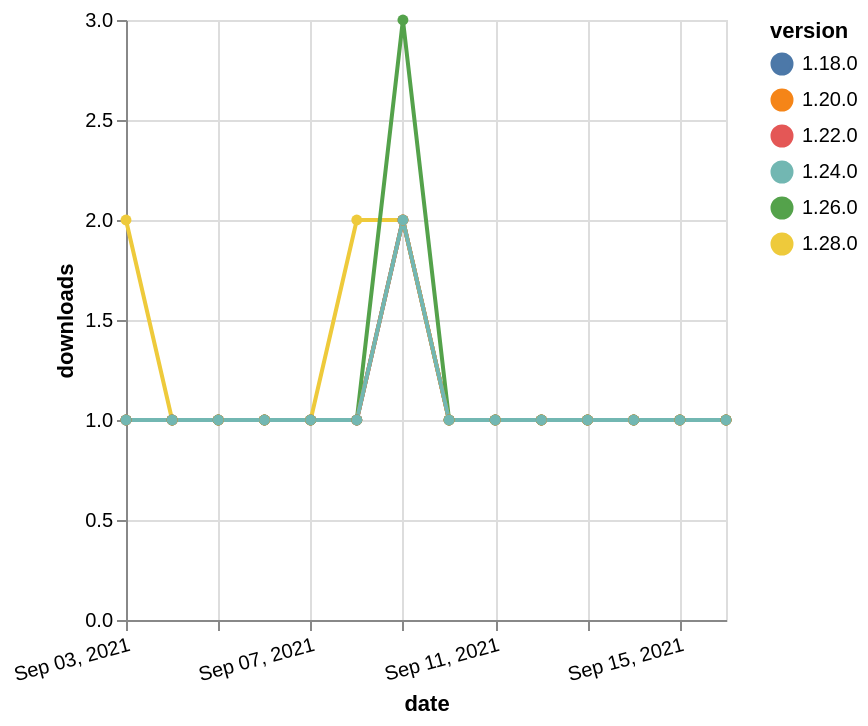

Write the Vega-Lite specification saved for this chart.
### Vega-Lite specification from a JSON file in a GitHub repository (floating-point values rounded to 4 significant figures)
{"$schema": "https://vega.github.io/schema/vega-lite/v5.json", "description": "A simple bar chart with embedded data.", "data": {"values": [{"date": "2021-09-03", "total": 218, "delta": 1, "version": "1.18.0"}, {"date": "2021-09-04", "total": 219, "delta": 1, "version": "1.18.0"}, {"date": "2021-09-05", "total": 220, "delta": 1, "version": "1.18.0"}, {"date": "2021-09-06", "total": 221, "delta": 1, "version": "1.18.0"}, {"date": "2021-09-07", "total": 222, "delta": 1, "version": "1.18.0"}, {"date": "2021-09-08", "total": 223, "delta": 1, "version": "1.18.0"}, {"date": "2021-09-09", "total": 225, "delta": 2, "version": "1.18.0"}, {"date": "2021-09-10", "total": 226, "delta": 1, "version": "1.18.0"}, {"date": "2021-09-11", "total": 227, "delta": 1, "version": "1.18.0"}, {"date": "2021-09-12", "total": 228, "delta": 1, "version": "1.18.0"}, {"date": "2021-09-13", "total": 229, "delta": 1, "version": "1.18.0"}, {"date": "2021-09-14", "total": 230, "delta": 1, "version": "1.18.0"}, {"date": "2021-09-15", "total": 231, "delta": 1, "version": "1.18.0"}, {"date": "2021-09-16", "total": 232, "delta": 1, "version": "1.18.0"}, {"date": "2021-09-03", "total": 170, "delta": 1, "version": "1.22.0"}, {"date": "2021-09-04", "total": 171, "delta": 1, "version": "1.22.0"}, {"date": "2021-09-05", "total": 172, "delta": 1, "version": "1.22.0"}, {"date": "2021-09-06", "total": 173, "delta": 1, "version": "1.22.0"}, {"date": "2021-09-07", "total": 174, "delta": 1, "version": "1.22.0"}, {"date": "2021-09-08", "total": 175, "delta": 1, "version": "1.22.0"}, {"date": "2021-09-09", "total": 177, "delta": 2, "version": "1.22.0"}, {"date": "2021-09-10", "total": 178, "delta": 1, "version": "1.22.0"}, {"date": "2021-09-11", "total": 179, "delta": 1, "version": "1.22.0"}, {"date": "2021-09-12", "total": 180, "delta": 1, "version": "1.22.0"}, {"date": "2021-09-13", "total": 181, "delta": 1, "version": "1.22.0"}, {"date": "2021-09-14", "total": 182, "delta": 1, "version": "1.22.0"}, {"date": "2021-09-15", "total": 183, "delta": 1, "version": "1.22.0"}, {"date": "2021-09-16", "total": 184, "delta": 1, "version": "1.22.0"}, {"date": "2021-09-03", "total": 117, "delta": 2, "version": "1.28.0"}, {"date": "2021-09-04", "total": 118, "delta": 1, "version": "1.28.0"}, {"date": "2021-09-05", "total": 119, "delta": 1, "version": "1.28.0"}, {"date": "2021-09-06", "total": 120, "delta": 1, "version": "1.28.0"}, {"date": "2021-09-07", "total": 121, "delta": 1, "version": "1.28.0"}, {"date": "2021-09-08", "total": 123, "delta": 2, "version": "1.28.0"}, {"date": "2021-09-09", "total": 125, "delta": 2, "version": "1.28.0"}, {"date": "2021-09-10", "total": 126, "delta": 1, "version": "1.28.0"}, {"date": "2021-09-11", "total": 127, "delta": 1, "version": "1.28.0"}, {"date": "2021-09-12", "total": 128, "delta": 1, "version": "1.28.0"}, {"date": "2021-09-13", "total": 129, "delta": 1, "version": "1.28.0"}, {"date": "2021-09-14", "total": 130, "delta": 1, "version": "1.28.0"}, {"date": "2021-09-15", "total": 131, "delta": 1, "version": "1.28.0"}, {"date": "2021-09-16", "total": 132, "delta": 1, "version": "1.28.0"}, {"date": "2021-09-03", "total": 171, "delta": 1, "version": "1.26.0"}, {"date": "2021-09-04", "total": 172, "delta": 1, "version": "1.26.0"}, {"date": "2021-09-05", "total": 173, "delta": 1, "version": "1.26.0"}, {"date": "2021-09-06", "total": 174, "delta": 1, "version": "1.26.0"}, {"date": "2021-09-07", "total": 175, "delta": 1, "version": "1.26.0"}, {"date": "2021-09-08", "total": 176, "delta": 1, "version": "1.26.0"}, {"date": "2021-09-09", "total": 179, "delta": 3, "version": "1.26.0"}, {"date": "2021-09-10", "total": 180, "delta": 1, "version": "1.26.0"}, {"date": "2021-09-11", "total": 181, "delta": 1, "version": "1.26.0"}, {"date": "2021-09-12", "total": 182, "delta": 1, "version": "1.26.0"}, {"date": "2021-09-13", "total": 183, "delta": 1, "version": "1.26.0"}, {"date": "2021-09-14", "total": 184, "delta": 1, "version": "1.26.0"}, {"date": "2021-09-15", "total": 185, "delta": 1, "version": "1.26.0"}, {"date": "2021-09-16", "total": 186, "delta": 1, "version": "1.26.0"}, {"date": "2021-09-03", "total": 178, "delta": 1, "version": "1.20.0"}, {"date": "2021-09-04", "total": 179, "delta": 1, "version": "1.20.0"}, {"date": "2021-09-05", "total": 180, "delta": 1, "version": "1.20.0"}, {"date": "2021-09-06", "total": 181, "delta": 1, "version": "1.20.0"}, {"date": "2021-09-07", "total": 182, "delta": 1, "version": "1.20.0"}, {"date": "2021-09-08", "total": 183, "delta": 1, "version": "1.20.0"}, {"date": "2021-09-09", "total": 185, "delta": 2, "version": "1.20.0"}, {"date": "2021-09-10", "total": 186, "delta": 1, "version": "1.20.0"}, {"date": "2021-09-11", "total": 187, "delta": 1, "version": "1.20.0"}, {"date": "2021-09-12", "total": 188, "delta": 1, "version": "1.20.0"}, {"date": "2021-09-13", "total": 189, "delta": 1, "version": "1.20.0"}, {"date": "2021-09-14", "total": 190, "delta": 1, "version": "1.20.0"}, {"date": "2021-09-15", "total": 191, "delta": 1, "version": "1.20.0"}, {"date": "2021-09-16", "total": 192, "delta": 1, "version": "1.20.0"}, {"date": "2021-09-03", "total": 142, "delta": 1, "version": "1.24.0"}, {"date": "2021-09-04", "total": 143, "delta": 1, "version": "1.24.0"}, {"date": "2021-09-05", "total": 144, "delta": 1, "version": "1.24.0"}, {"date": "2021-09-06", "total": 145, "delta": 1, "version": "1.24.0"}, {"date": "2021-09-07", "total": 146, "delta": 1, "version": "1.24.0"}, {"date": "2021-09-08", "total": 147, "delta": 1, "version": "1.24.0"}, {"date": "2021-09-09", "total": 149, "delta": 2, "version": "1.24.0"}, {"date": "2021-09-10", "total": 150, "delta": 1, "version": "1.24.0"}, {"date": "2021-09-11", "total": 151, "delta": 1, "version": "1.24.0"}, {"date": "2021-09-12", "total": 152, "delta": 1, "version": "1.24.0"}, {"date": "2021-09-13", "total": 153, "delta": 1, "version": "1.24.0"}, {"date": "2021-09-14", "total": 154, "delta": 1, "version": "1.24.0"}, {"date": "2021-09-15", "total": 155, "delta": 1, "version": "1.24.0"}, {"date": "2021-09-16", "total": 156, "delta": 1, "version": "1.24.0"}]}, "width": "container", "mark": {"type": "line", "point": {"filled": true}}, "encoding": {"x": {"field": "date", "type": "temporal", "timeUnit": "yearmonthdate", "title": "date", "axis": {"labelAngle": -15}}, "y": {"field": "delta", "type": "quantitative", "title": "downloads"}, "color": {"field": "version", "type": "nominal"}, "tooltip": {"field": "delta"}}}
